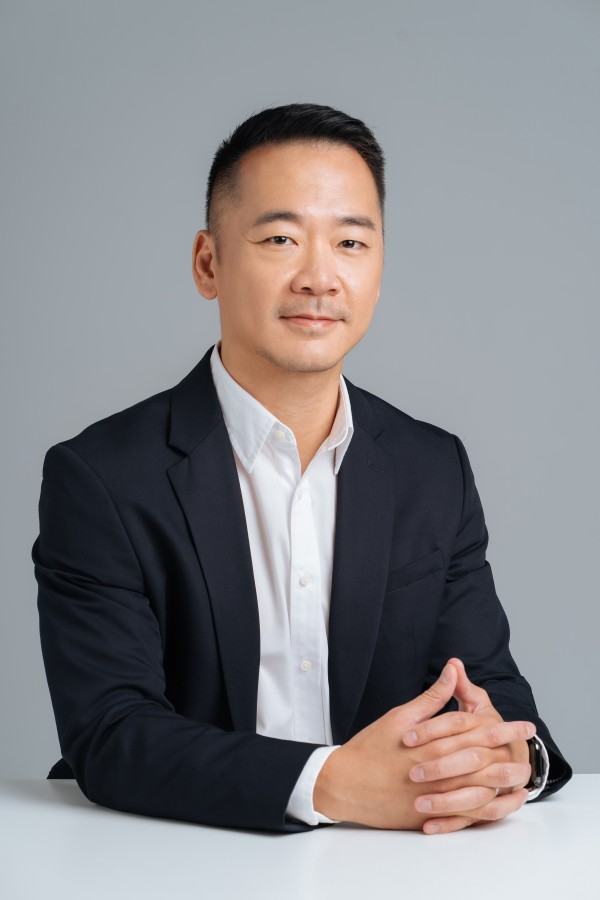
#> input picture .assets/images/male2.jpg, 600 x 900 px
$ python -i adjust_color.py   (imports and definitions only)
#> lines starting #> are read from the running program, lines starting #| are printed output that depends on the picture
#> further down, picture is the input picture: shape (900, 600, 3); mean B, G, R 136.8, 133.9, 135.3
import cv2
import numpy as np

def adjust_white_ycrcb(bgr, strength=0.35, brighten=6, mode=None):
    """
    使用 cv2.add/cv2.subtract 取代 numpy 運算（自動處理溢位）
    """
#> called with strength = 0.35, brighten = 6
    ycrcb = cv2.cvtColor(bgr, cv2.COLOR_BGR2YCrCb)
#> ycrcb: shape (900, 600, 3); mean of channels 0, 1, 2 134.8, 128.5, 129.1
    Y, Cr, Cb = cv2.split(ycrcb)
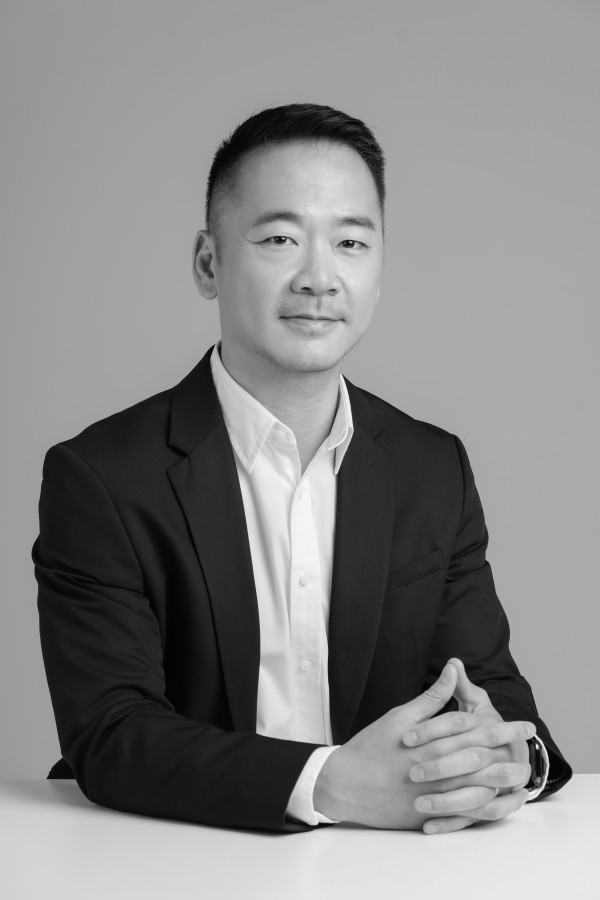
#> Y: shape (900, 600); min 0, max 248, mean 134.8
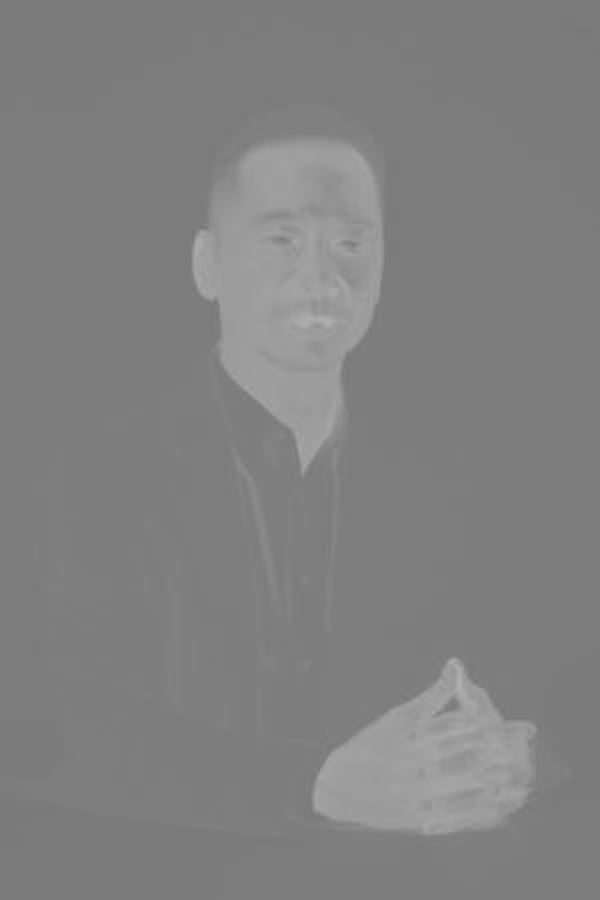
#> Cr: shape (900, 600); min 119, max 177, mean 128.5
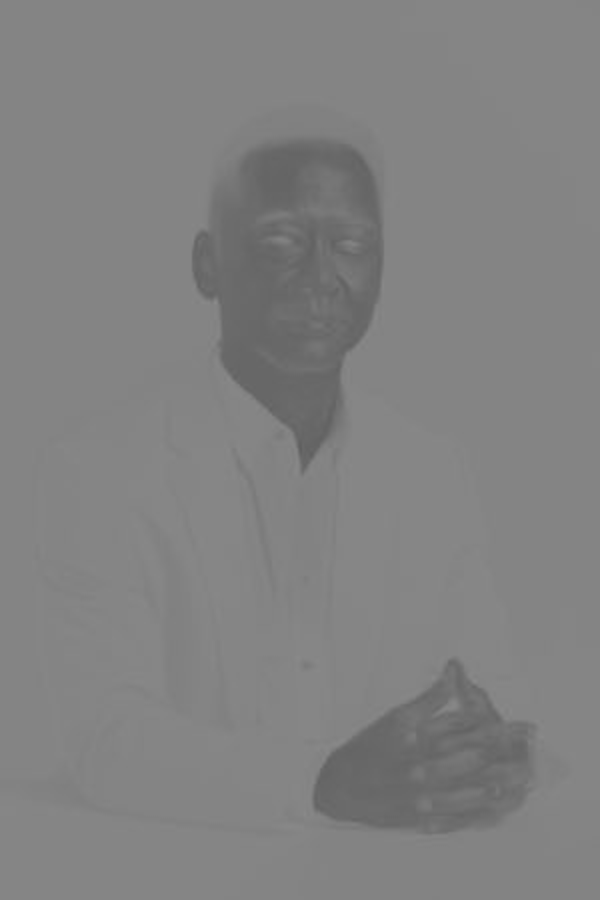
#> Cb: shape (900, 600); min 95, max 138, mean 129.1

    cb_delta = int(25 * strength)
    cr_delta = int(22 * strength)

    if mode == "warm":
        Cb2 = cv2.subtract(Cb, cb_delta)
        Cr2 = cv2.add(Cr, cr_delta)
    elif mode == "cold":
        Cb2 = cv2.add(Cb, cb_delta)
        Cr2 = cv2.subtract(Cr, cr_delta)
    else:
        Cb2, Cr2 = Cb, Cr

    # cv2.add 自動 clamp 到 0~255
    Y2 = cv2.add(Y, brighten)

    out = cv2.merge([Y2, Cr2, Cb2])
#> out: shape (900, 600, 3); mean of channels 0, 1, 2 140.8, 128.5, 129.1
    return cv2.cvtColor(out, cv2.COLOR_YCrCb2BGR), ycrcb

>>> import cv2
>>> picture = cv2.imread('../../.assets/images/male2.jpg')
>>> result = adjust_white_ycrcb(picture)

$ run again, on .assets/images/male3.jpg
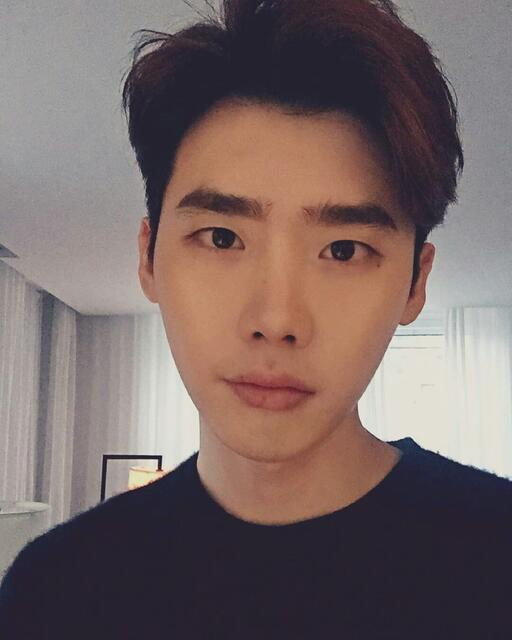
#> input picture .assets/images/male3.jpg, 512 x 640 px
#> picture is the input picture: shape (640, 512, 3); mean B, G, R 101.8, 103.1, 119.4
#> ycrcb: shape (640, 512, 3); mean of channels 0, 1, 2 107.8, 136.3, 124.6
#> in adjust_white_ycrcb, `Y, Cr, Cb = cv2.split(ycrcb)`:
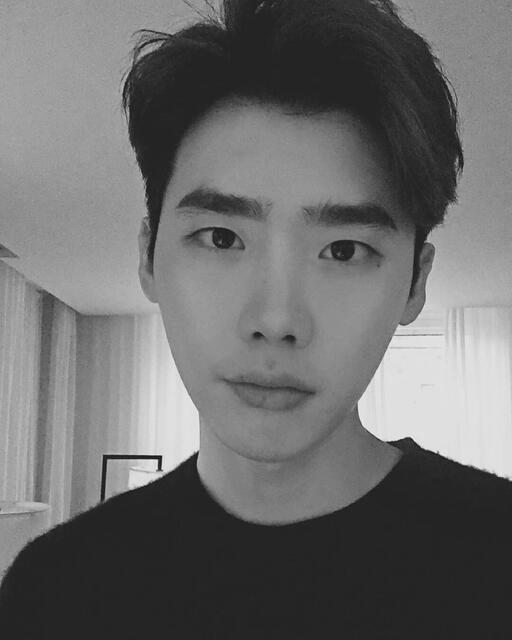
#> Y: shape (640, 512); min 16, max 250, mean 107.8
#> in adjust_white_ycrcb, `Y, Cr, Cb = cv2.split(ycrcb)`:
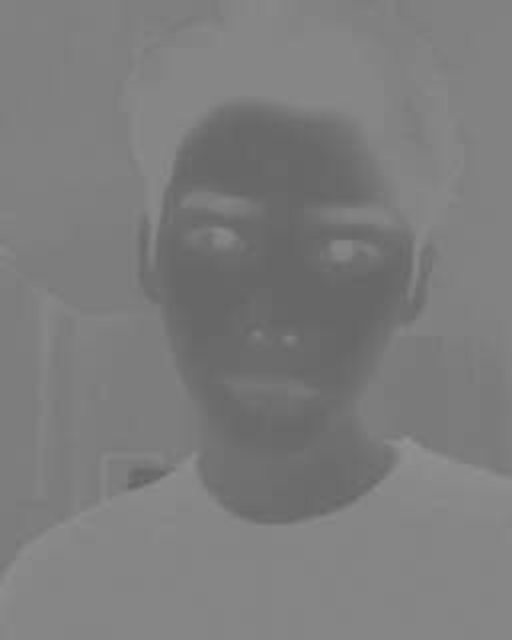
#> Cb: shape (640, 512); min 98, max 147, mean 124.6
#> out: shape (640, 512, 3); mean of channels 0, 1, 2 113.8, 136.3, 124.6
